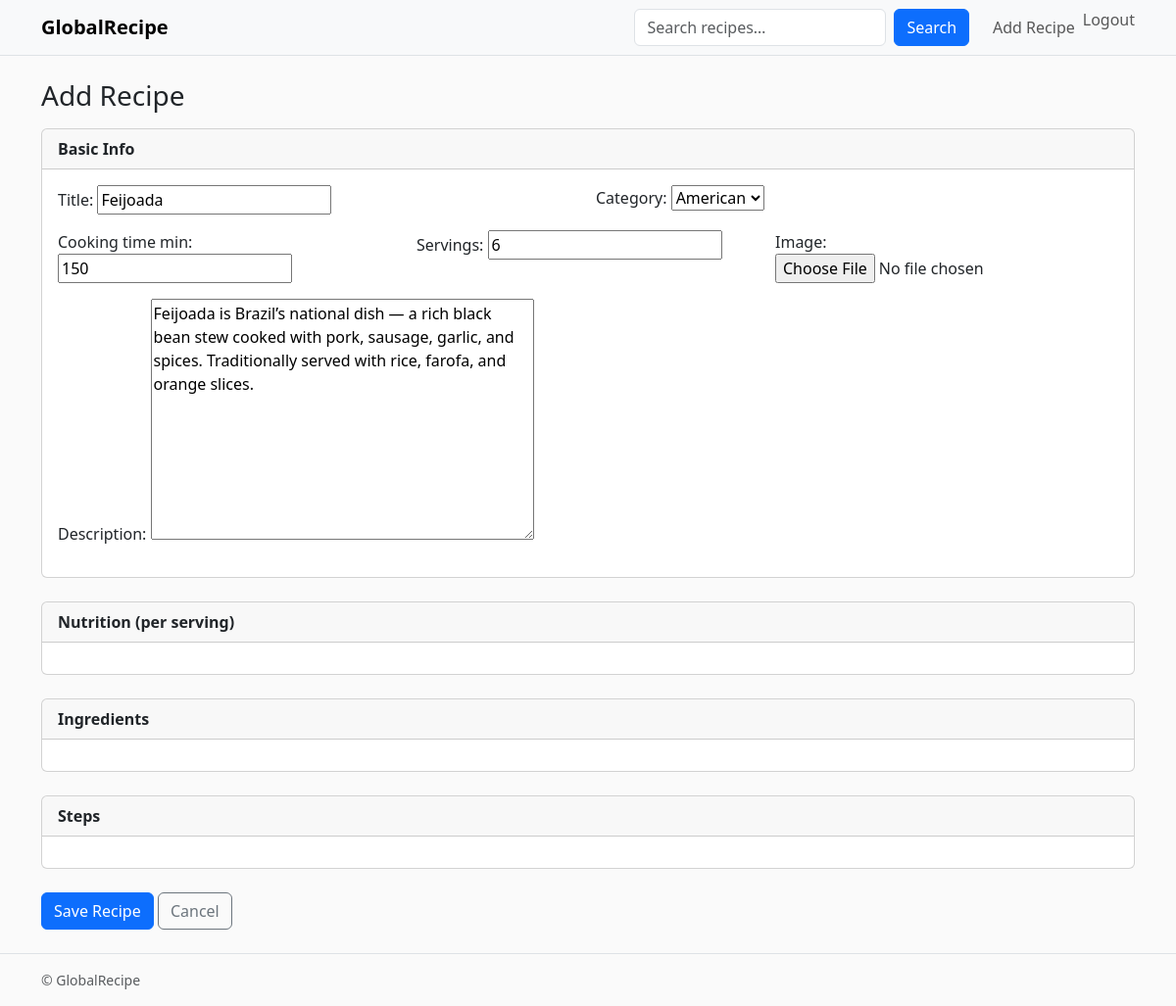
Page /recipes/7/edit/ (signed in) on the committed database.
### recipe_app/models.py (models this page shows, shortened)
class Recipe(models.Model):
    CATEGORY_CHOICES = [
        ("african", "African"),
        ("asian", "Asian"),
        ("european", "European"),
        ("american", "American"),
        ("vegan", "Vegan"),
        ("desserts", "Desserts"),
        ("quick", "Quick"),
        ("other", "Other"),
    ]
    title = models.CharField(max_length=200)
    slug = models.SlugField(max_length=220, unique=True, blank=True)
    author = models.ForeignKey(User, on_delete=models.CASCADE, related_name="recipes")
    category = models.CharField(max_length=20, choices=CATEGORY_CHOICES, default="other")
    description = models.TextField(blank=True)
    cooking_time_min = models.PositiveIntegerField(default=0)
    servings = models.PositiveIntegerField(default=1)
    image = models.ImageField(upload_to="recipe_images/", blank=True, null=True)
    rating = models.DecimalField(max_digits=2, decimal_places=1, default=Decimal("0.0"))
    tags = models.ManyToManyField(Tag, blank=True, related_name="recipes")
    created_at = models.DateTimeField(auto_now_add=True)
    updated_at = models.DateTimeField(auto_now=True)
    class Meta:
        ordering = ["-created_at"]

### recipe_app/views.py (the view)
# urls.py: path('recipes/<int:pk>/edit/', views.RecipeUpdateView.as_view(), name='recipe_edit'),
class RecipeUpdateView(LoginRequiredMixin, UserPassesTestMixin, UpdateView):
    model = Recipe
    template_name = "recipe_app/recipe_form.html"
    fields = ["title", "image", "category", "description",
              "cooking_time_min", "servings", "rating"]
    def test_func(self):
        return self.get_object().author == self.request.user

### recipe_app/templates/recipe_app/recipe_form.html (shortened to what this page needs)
{% extends "recipe_app/base.html" %}
{% block content %}
<h1 class="h3 mb-3">Add Recipe</h1>
<form method="post" enctype="multipart/form-data" class="vstack gap-4">
  <section class="card">
    <div class="card-header fw-semibold">Basic Info</div>
    <div class="card-body row g-3">
      <div class="col-md-6">{{ form.title.label_tag }} {{ form.title }}</div>
      <div class="col-md-6">{{ form.category.label_tag }} {{ form.category }}</div>
      <div class="col-md-4">{{ form.cooking_time_min.label_tag }} {{ form.cooking_time_min }}</div>
      <div class="col-md-4">{{ form.servings.label_tag }} {{ form.servings }}</div>
      <div class="col-md-4">{{ form.image.label_tag }} {{ form.image }}</div>
      <div class="col-12">{{ form.description.label_tag }} {{ form.description }}</div>
    </div>
  </section>
  <section class="card">
    <div class="card-header fw-semibold">Nutrition (per serving)</div>
    <div class="card-body row g-3">
    </div>
  </section>
  <section class="card">
    <div class="card-header fw-semibold">Ingredients</div>
    <div class="card-body">
    </div>
  </section>
  <section class="card">
    <div class="card-header fw-semibold">Steps</div>
    <div class="card-body">
    </div>
  </section>
  <div>
    <button class="btn btn-primary" type="submit">Save Recipe</button>
    <a class="btn btn-outline-secondary" href="{% url 'recipe_app:recipe_list' %}">Cancel</a>
  </div>
</form>
{% endblock %}

### recipe_app/static/recipe_app/styles.css (style rules this page uses)
body { background: #fafafa; }

### rows in the picture
Recipe: title "Feijoada", category "American", cooking_time_min "150", servings "6", description "Feijoada is Brazil’s national dish — a rich black bean stew cooked with pork, sausage, garlic, and spices. Traditionally served with rice, farofa, and orange slices."
